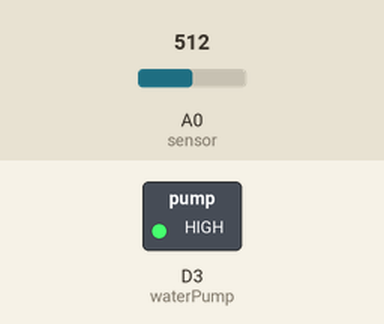
Simulated run of this sketch. Board: ESP8266 (NodeMCU). Shown: switched loads named in the sketch (green lamp = pin HIGH). The inputs (shaded band) are chosen by the test bench; at power-on: A0 (sensor) = 512. WiFi joins after 1.5 s; servers stay silent unless stated.

Above: at 3.0 s.
3.1 s: A0 (sensor) set to 602
4.6 s: A0 (sensor) set to 635
At 4.9 s:
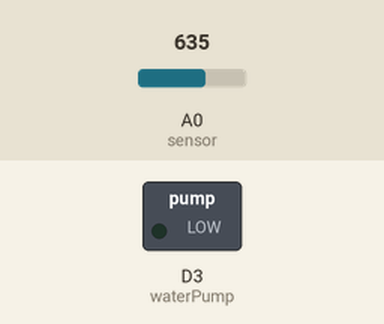
6.1 s: A0 (sensor) set to 522
7.6 s: A0 (sensor) set to 498
At 8.5 s:
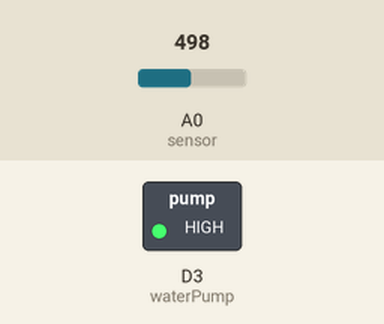
9.1 s: A0 (sensor) set to 716
At 9.6 s:
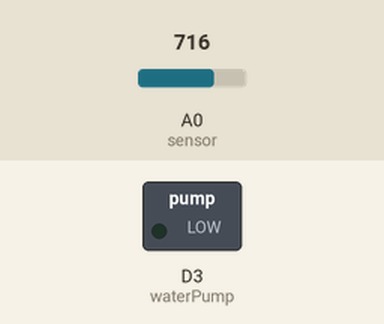
Timing chart, 0 to 11.6 s (numbered marks = the images above; inputs shaded):
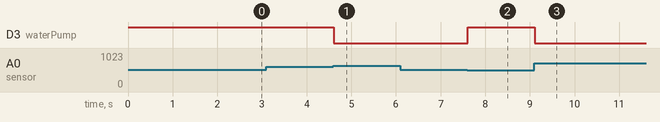

The sketch:

sketch_dec12a.ino
```cpp
#define BLYNK_TEMPLATE_ID "TMPL6qMyoxRQ3"
#define BLYNK_TEMPLATE_NAME "Water Pump Tree"
#define BLYNK_AUTH_TOKEN "laA86D2qcalJ8vPGbtnRqSj5UcxkOQ8t"

#include <ESP8266WiFi.h>
#include <BlynkSimpleEsp8266.h>

char auth[] = "laA86D2qcalJ8vPGbtnRqSj5UcxkOQ8t";
char ssid[] = "TP-Link_BDA4";
char pass[] = "73710790";

BlynkTimer timer;
bool pumpActive = false;

#define sensor A0
#define waterPump D3

void setup() {
  Serial.begin(9600);
  pinMode(waterPump, OUTPUT);
  digitalWrite(waterPump, HIGH);

  Blynk.begin(auth, ssid, pass, "blynk.cloud", 80);
  timer.setInterval(100L, soilMoistureSensor);
}

// Get the button value
BLYNK_WRITE(V1) {
  int relayState = param.asInt();

  if (relayState == 1) {
    digitalWrite(waterPump, LOW);
  } else {
    digitalWrite(waterPump, HIGH);
  }
}

// Get the soil moisture values
void soilMoistureSensor() {
  int moistureValue = analogRead(sensor);
  int mappedValue = map(moistureValue, 0, 1024, 0, 100);
  int humidityPercentage = (mappedValue - 100) * -1;

  Blynk.virtualWrite(V0, humidityPercentage);

  // If soil moisture is below 40% and pump is not active, turn on water pump for 40 seconds
  if (humidityPercentage < 40 && !pumpActive) {
    pumpActive = true;
    digitalWrite(waterPump, LOW);

    // Set timeout to 10000 milliseconds (10 seconds) if humidity is above 40%
    int timeout = (humidityPercentage > 40) ? 10000 : 40000;

    timer.setTimeout(timeout, []() {
      digitalWrite(waterPump, HIGH);
      pumpActive = false;
    });
  } else if (humidityPercentage > 50) {
    // If humidity is above 50%, turn off the water pump
    digitalWrite(waterPump, HIGH);
    pumpActive = false;
  }
}


void loop() {
  Blynk.run();
  timer.run();
}
```

Measured:
- the behaviour switches between 619 and 620 on A0 (sensor) (found by bisection; images 0 and 1)
- the behaviour switches between 507 and 506 on A0 (sensor) (found by bisection; images 1 and 2)
- after the input at 3.1 s, every drawn part: stays the same
- after the input at 4.6 s, D3 (waterPump): HIGH → LOW at once
- after the input at 6.1 s, every drawn part: stays the same
- after the input at 7.6 s, D3 (waterPump): LOW → HIGH at once
- after the input at 9.1 s, D3 (waterPump): HIGH → LOW at once
